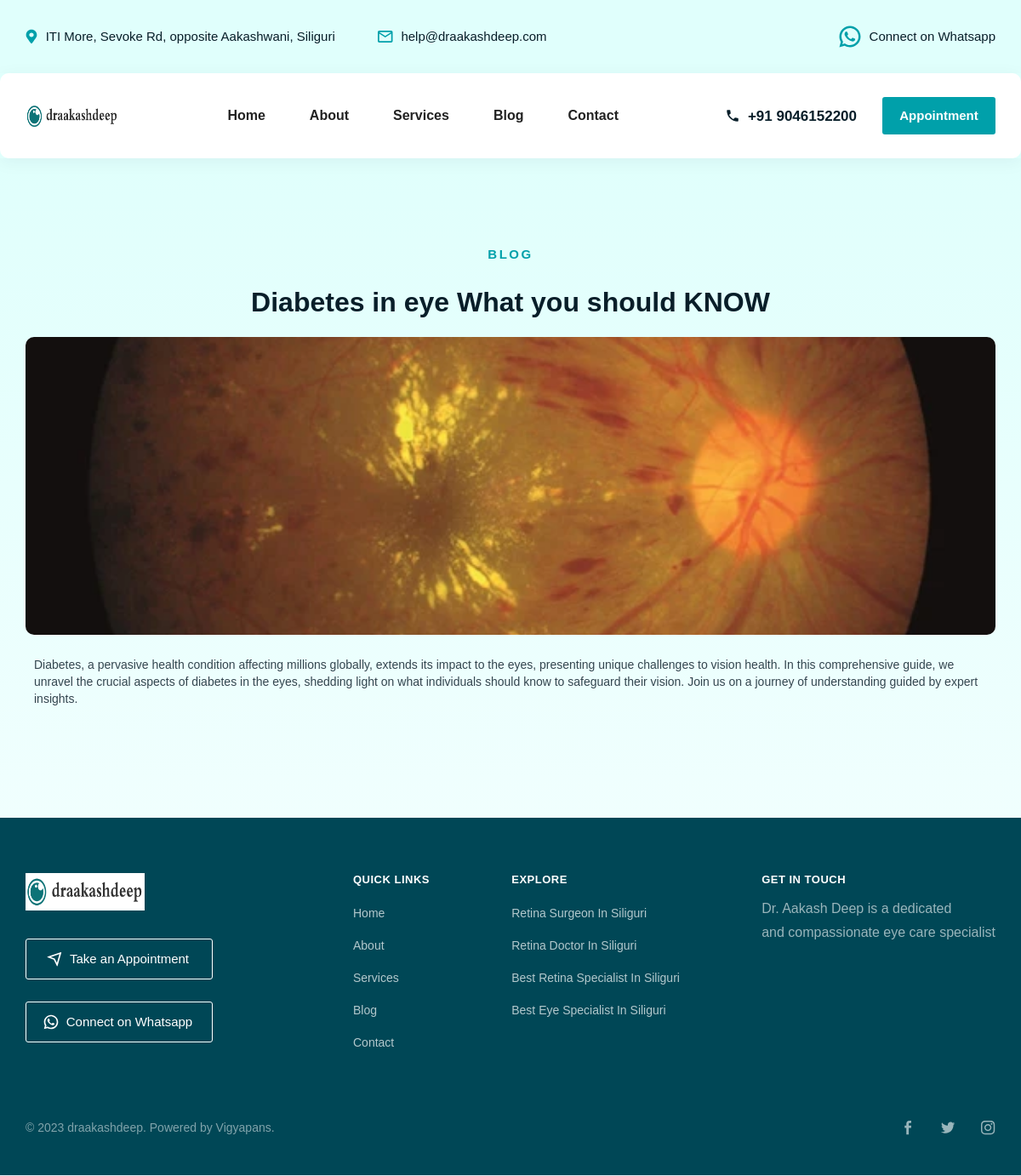
The app's page /blog-details?id=2&title=Diabetes in eye  What you should KNOW with its own data.
### tables this page shows
CREATE TABLE `blogs` (
  `id` int(11) NOT NULL,
  `title` varchar(255) DEFAULT NULL,
  `description` text DEFAULT NULL,
  `page_type` varchar(255) DEFAULT NULL,
  `arc_images` varchar(255) DEFAULT NULL,
  `images` varchar(255) DEFAULT NULL,
  `upload_date` varchar(255) DEFAULT NULL,
  `dr_id` int(11) DEFAULT NULL,
  `status` int(11) DEFAULT 1,
  `date` datetime NOT NULL DEFAULT current_timestamp(),
  `added_by` varchar(255) DEFAULT NULL,
  `modified_by` varchar(255) DEFAULT NULL,
  `modified_date` varchar(255) DEFAULT NULL
);

### blog-details.php (the view, shortened to what this page needs)
<?php
include('header.php');
$id = $_GET['id'];
$title = $_GET['title'];
$sql = "SELECT * FROM blogs WHERE id = '$id' AND title = '$title'";
        $res = mysqli_query($conn, $sql);
        while ($row = mysqli_fetch_assoc($res)) {
          $title = $row['title'];
          $description = $row['description'];
          $images = $row['images'];
        }
?>
<section class="doctors-section wf-section">
    <div class="main-container w-container">
        <div class="doctors-container">
            <div class="doctors-plans-heading">
                <div class="doctors-hero-header">
                    <div class="body---variant-1 bold">Blog</div>
                </div>
                <div class="h3 bold"><?php echo $title; ?></div>
            </div>
            <div class="doctors-blocks-wrapper2">
                <div class="doctor-block2">
                    <img src="<?php echo 'backend/admin/' . $images; ?>" loading="lazy"
                        sizes="(max-width: 479px) 92vw, (max-width: 767px) 94vw, (max-width: 991px) 39vw, 350px" srcset="<?php echo 'backend/admin/' . $images; ?> 500w,
                        <?php echo 'backend/admin/' . $images; ?> 704w" alt="doctor&#x27;s image" class="doctor-image" />
                    <div class="doctor-block-text">
                        <div class="paragraph-wrapper">
                            <?php echo $description; ?>
                        </div>
                    </div>
                </div>
            </div>
        </div>
    </div>
</section>
<?php include('footer.php'); ?>

### records on screen
blogs: title "Diabetes in eye What you should KNOW", images (picture), description "Diabetes, a pervasive health condition affecting millions globally, extends its impact to the eyes, presenting unique challenges to vision health. In this comprehensive guide, we unravel the crucial aspects of diabetes in the eyes, shedding light on what individuals should know to safeguard their vision. Join us on a journey of understanding guided by expert insights."
